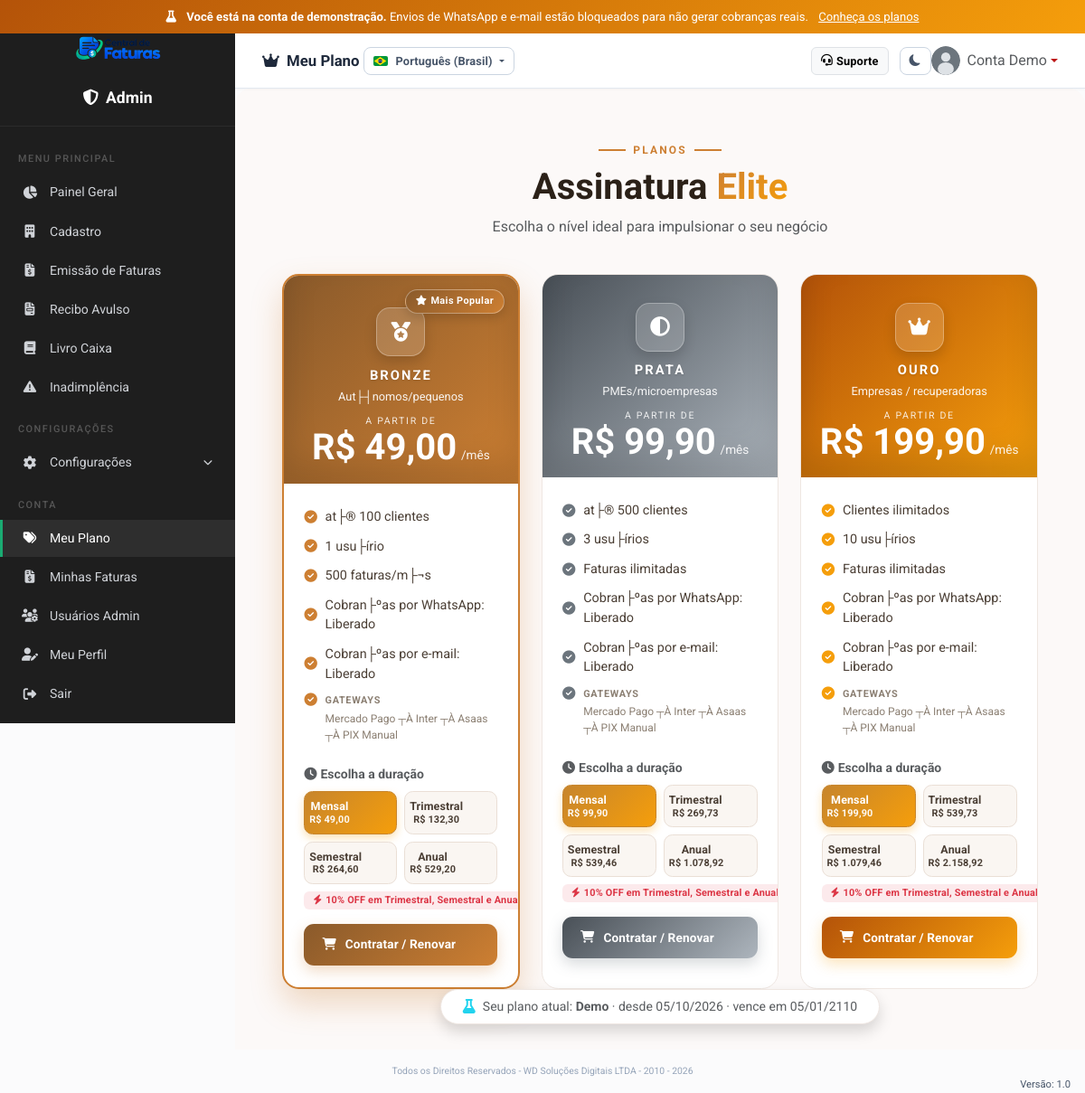
/admin/meu_plano.php (signed in), run on the app's committed database.
### tables this page shows
CREATE TABLE `planos` (
  `id` int(11) NOT NULL AUTO_INCREMENT,
  `nome` varchar(50) NOT NULL,
  `slug` varchar(50) NOT NULL,
  `preco` decimal(10,2) DEFAULT 0.00,
  `descricao` varchar(500) DEFAULT NULL,
  `beneficios` text DEFAULT NULL,
  `max_clientes` int(11) DEFAULT NULL,
  `max_usuarios` int(11) DEFAULT NULL,
  `max_faturas_mensais` int(11) DEFAULT NULL,
  `whatsapp_cobranca` tinyint(1) DEFAULT 1,
  `email_cobranca` tinyint(1) DEFAULT 1,
  `cor` varchar(20) DEFAULT 'secondary',
  `icon` varchar(100) DEFAULT NULL,
  `ativo` tinyint(1) DEFAULT 1,
  `ordem` int(11) DEFAULT 0,
  `criado_em` timestamp NOT NULL DEFAULT current_timestamp(),
  PRIMARY KEY (`id`),
  UNIQUE KEY `slug` (`slug`)
);

CREATE TABLE `admin_planos` (
  `id` int(11) NOT NULL AUTO_INCREMENT,
  `admin_id` int(11) NOT NULL,
  `plano_id` int(11) NOT NULL,
  `data_inicio` date DEFAULT NULL,
  `data_fim` date DEFAULT NULL,
  `atualizado_em` timestamp NOT NULL DEFAULT current_timestamp() ON UPDATE current_timestamp(),
  PRIMARY KEY (`id`),
  UNIQUE KEY `uq_admin_plano` (`admin_id`),
  KEY `plano_id` (`plano_id`),
  CONSTRAINT `admin_planos_ibfk_1` FOREIGN KEY (`admin_id`) REFERENCES `administradores` (`id`) ON DELETE CASCADE,
  CONSTRAINT `admin_planos_ibfk_2` FOREIGN KEY (`plano_id`) REFERENCES `planos` (`id`) ON DELETE CASCADE
);

### admin/meu_plano.php (the view, shortened to what this page needs)
<?php
$pdo = getConnection();
$adminId = $_SESSION['admin_id'] ?? 0;
$stmtPlano = $pdo->prepare("
    SELECT p.*, ap.data_inicio, ap.data_fim
    FROM admin_planos ap
    JOIN planos p ON p.id = ap.plano_id
    WHERE ap.admin_id = ?
    ORDER BY ap.id DESC LIMIT 1
");
$stmtPlano->execute([$adminId]);
$meuPlano = $stmtPlano->fetch();
$planos = $pdo->query("SELECT * FROM planos WHERE ativo = 1 AND COALESCE(slug,'') NOT IN ('diamante', 'demo') ORDER BY ordem ASC")->fetchAll();
include __DIR__ . '/../includes/header.php';
include __DIR__ . '/../includes/sidebar_admin.php';
function corPlano($cor) {
    $mapa = [
        'bronze' => ['badge' => '#cd7f32', 'grad' => 'linear-gradient(135deg, #8a5a2b, #cd7f32)'],
        'secondary' => ['badge' => '#6c757d', 'grad' => 'linear-gradient(135deg, #495057, #adb5bd)'],
        'warning' => ['badge' => '#f59e0b', 'grad' => 'linear-gradient(135deg, #b45309, #f59e0b)'],
        'primary' => ['badge' => '#0d6efd', 'grad' => 'linear-gradient(135deg, #0a4dc4, #3b82f6)'],
        'success' => ['badge' => '#16a34a', 'grad' => 'linear-gradient(135deg, #0f7b5c, #22c55e)'],
        'info' => ['badge' => '#22d3ee', 'grad' => 'linear-gradient(135deg, #0891b2, #22d3ee)'],
        'danger' => ['badge' => '#dc2626', 'grad' => 'linear-gradient(135deg, #b91c1c, #ef4444)'],
        'dark' => ['badge' => '#1f2937', 'grad' => 'linear-gradient(135deg, #111827, #374151)'],
    ];
    return $mapa[$cor] ?? ['badge' => '#0f7b5c', 'grad' => 'linear-gradient(135deg, #0f7b5c, #22c55e)'];
}
function hexToRgba($hex, $alpha) {
    $hex = ltrim((string)$hex, '#');
    $r = hexdec(substr($hex, 0, 2));
    $g = hexdec(substr($hex, 2, 2));
    $b = hexdec(substr($hex, 4, 2));
    return "rgba($r,$g,$b,$alpha)";
}
?>
<div class="main-content">
    <div class="topbar">
        <div>
            <h5><i class="fas fa-crown me-1"></i> Meu Plano</h5>
        </div>
        <a href="https://wa.me/5591982675573" target="_blank" class="btn btn-light btn-sm ms-auto me-2" style="font-size:0.8rem;border:1px solid #dee2e6;"><i class="fas fa-headset"></i> Suporte</a>
        <div class="dropdown">
            <a href="#" class="d-flex align-items-center text-decoration-none dropdown-toggle" data-bs-toggle="dropdown">
                <img src="<?= htmlspecialchars($_SESSION['admin_avatar'] ?? '/cobranca/assets/img/avatars/admin.svg') ?>" alt="Avatar" class="rounded-circle me-2" width="32" height="32" style="object-fit:cover;">
                <span class="text-muted d-none d-md-inline"><?= htmlspecialchars($_SESSION['admin_nome'] ?? '') ?></span>
            </a>
        </div>
    </div>
    <div class="content-area" style="background:#fcf9f8; min-height:100vh; border-radius:1.1rem 1.1rem 0 0;">
        <div class="text-center pt-4 pb-2">
            <div class="d-inline-flex align-items-center gap-2 text-uppercase fw-bold mb-2" style="letter-spacing:.18em; font-size:.75rem; color:#cd7f32;">
                <span style="width:30px;height:2px;background:#cd7f32;display:inline-block;"></span>
                Planos
                <span style="width:30px;height:2px;background:#cd7f32;display:inline-block;"></span>
            </div>
            <h1 class="fw-bold mb-2" style="color:#2b2118;">Assinatura <span style="background:linear-gradient(135deg,#cd7f32,#f59e0b);-webkit-background-clip:text;-webkit-text-fill-color:transparent;">Elite</span></h1>
            <p class="text-muted mb-0">Escolha o nível ideal para impulsionar o seu negócio</p>
        </div>
        <div class="row justify-content-center g-4 px-md-4 mt-2">
            <?php if (empty($planos)): ?>
                <div class="col-12 text-center text-muted py-5">Nenhum plano disponível no momento. Entre em contato com o suporte.</div>
            <?php else:
                $gwLogos = [
                    'mercado pago' => APP_BASE . '/assets/img/mercado-pago-logo.png',
                    'banco inter'  => APP_BASE . '/assets/img/banco-inter-logo-0-1.png',
                    'inter'        => APP_BASE . '/assets/img/banco-inter-logo-0-1.png',
                    'asaas'        => APP_BASE . '/assets/img/asaas-logo.svg',
                    'pix'          => APP_BASE . '/assets/img/pix-logo.svg',
                    'pix manual'   => APP_BASE . '/assets/img/pix-logo.svg',
                ];
                foreach ($planos as $p):
                    $isCurrent = ($meuPlano && $p['id'] == $meuPlano['id']);
                    $feat = ($p['slug'] ?? '') === 'bronze';
                    $c = corPlano($p['cor'] ?? '');
                    $benef = array_filter(array_map('trim', explode("\n", $p['beneficios'] ?? '')));
                    $precoMensal = (float)$p['preco'];
                    $periodos = [
                        1  => ['Mensal',      'fa-calendar-day', $precoMensal],
                        3  => ['Trimestral',  'fa-calendar-alt', round($precoMensal * 3 * 0.90, 2)],
                        6  => ['Semestral',   'fa-calendar-week', round($precoMensal * 6 * 0.90, 2)],
                        12 => ['Anual',       'fa-calendar-check', round($precoMensal * 12 * 0.90, 2)],
                    ];
            ?>
                <div class="col-12 col-sm-6 col-lg-4 col-xl-4">
                    <div class="plan-card position-relative h-100 <?= $feat ? 'featured' : '' ?> <?= $isCurrent ? 'plan-now' : '' ?>" style="--plan-accent:<?= $c['badge'] ?>;--plan-grad:<?= $c['grad'] ?>;--plan-glow:<?= hexToRgba($c['badge'], .28) ?>;">
                        <?php if ($isCurrent): ?>
                            <span class="current-tag"><i class="fas fa-check me-1"></i>Plano Atual</span>
                        <?php elseif ($feat): ?>
                            <span class="current-tag popular"><i class="fas fa-star me-1"></i>Mais Popular</span>
                        <?php endif; ?>
                        <div class="plan-head" style="background:var(--plan-grad);">
                            <div class="plan-ico-wrap"><i class="fas <?= htmlspecialchars($p['icon'] ?: 'fa-circle') ?> plan-ico"></i></div>
                            <div class="plan-name"><?= htmlspecialchars($p['nome']) ?></div>
                            <div class="plan-tagline"><?= htmlspecialchars($p['descricao'] ?? '') ?></div>
                            <div class="plan-por">a partir de</div>
                            <div class="plan-price">
                                <span class="plan-preco-num">R$ <?= number_format($precoMensal, 2, ',', '.') ?></span>
                                <span class="plan-preco-period">/mês</span>
                            </div>
                        </div>
                        <div class="plan-body">
                            <ul class="plan-feat">
                                <?php
                                if ($benef):
                                    foreach ($benef as $b):
                                        if (stripos($b, 'Gateways:') === 0):
                                            $lista = trim(substr($b, strpos($b, ':') + 1));
                                            $lista = str_replace('??', ' · ', $lista);
                                            $nomes = preg_split('/\s*[·,;]\s*/u', $lista);
                                ?>
                                    <li class="plan-gw">
                                        <i class="fas fa-check-circle"></i>
                                        <span class="plan-gw-body">
                                            <span class="plan-gw-title">Gateways</span>
                                            <span class="plan-gw-logos">
                                                <?php foreach ($nomes as $n): $k = strtolower(trim($n)); ?>
                                                    <?php if (isset($gwLogos[$k])): ?>
                                                        <img src="<?= $gwLogos[$k] ?>" alt="<?= htmlspecialchars(trim($n)) ?>" title="<?= htmlspecialchars(trim($n)) ?>" class="plan-gw-logo">
                                                    <?php else: ?>
                                                        <span class="plan-gw-text"><?= htmlspecialchars(trim($n)) ?></span>
                                                    <?php endif; ?>
                                                <?php endforeach; ?>
                                            </span>
                                        </span>
                                    </li>
                                <?php else: ?>
                                    <li><i class="fas fa-check-circle"></i><span><?= htmlspecialchars($b) ?></span></li>
                                <?php endif; ?>
                            <?php endforeach;
                                else: ?>
                                    <li><i class="fas fa-check-circle"></i><span>Recursos inclusos</span></li>
                                <?php endif; ?>
                            </ul>
                            <div class="plan-periodos mb-3">
                                <div class="small text-muted mb-2 fw-semibold"><i class="fas fa-clock me-1"></i>Escolha a duração</div>
                                <div class="row g-2">
                                    <?php foreach ($periodos as $dur => $info): ?>
                                        <div class="col-6">
                                            <button type="button" class="btn btn-sm w-100 periodo-pill <?= $dur === 1 ? 'active' : '' ?>" data-plano="<?= (int)$p['id'] ?>" data-duracao="<?= $dur ?>" onclick="selPeriodo(<?= (int)$p['id'] ?>, <?= $dur ?>, <?= $info[2] ?>)">
                                                <span class="d-flex flex-column align-items-center lh-sm">
                                                    <span><?= $info[0] ?></span>
                                                    <span class="periodo-preco">R$ <?= number_format($info[2], 2, ',', '.') ?></span>
                                                </span>
                                            </button>
                                        </div>
                                    <?php endforeach; ?>
                                </div>
                                <div class="d-flex align-items-center gap-1 mt-2">
                                    <span class="badge" style="background:rgba(220,53,69,.1);color:#dc3545;font-size:.68rem;">
                                        <i class="fas fa-bolt me-1"></i>10% OFF em Trimestral, Semestral e Anual
                                    </span>
                                </div>
                            </div>
                            <?php if ($isCurrent): ?>
                                <button class="btn current-plan-btn w-100" onclick="abrirPagamento(<?= (int)$p['id'] ?>, '<?= htmlspecialchars(addslashes($p['nome'])) ?>', <?= (float)$precoMensal ?>)">
                                    <i class="fas fa-sync me-1"></i> Renovar este plano
                                </button>
                            <?php else: ?>
                                <button class="btn btn-contratar w-100" onclick="abrirPagamento(<?= (int)$p['id'] ?>, '<?= htmlspecialchars(addslashes($p['nome'])) ?>', <?= (float)$precoMensal ?>)">
                                    <i class="fas fa-shopping-cart me-1"></i> Contratar / Renovar
                                </button>
                            <?php endif; ?>
                        </div>
                    </div>
                </div>
            <?php endforeach; endif; ?>
        </div>
        <?php if ($meuPlano): ?>
            <div class="floating-cta">
                <div class="d-inline-flex align-items-center gap-2 px-4 py-2 rounded-pill shadow" style="background:#fff;border:1px solid #efe7e2;">
                    <i class="fas <?= htmlspecialchars($meuPlano['icon'] ?: 'fa-circle') ?>" style="color:<?= corPlano($meuPlano['cor'] ?? '')['badge'] ?>;"></i>
                    <small class="text-muted">Seu plano atual: <strong><?= htmlspecialchars($meuPlano['nome']) ?></strong>
                        <?php if ($meuPlano['data_inicio']): ?> · desde <?= date('d/m/Y', strtotime($meuPlano['data_inicio'])) ?><?php endif; ?>
                        <?php if ($meuPlano['data_fim']): ?> · vence em <?= date('d/m/Y', strtotime($meuPlano['data_fim'])) ?><?php endif; ?>
                    </small>
                </div>
            </div>
        <?php endif; ?>
    </div>
</div>
<?php include __DIR__ . '/../includes/footer.php'; ?>

### assets/css/style.css (style rules this page uses)
:root { --cor-primaria: #0f7b5c; --cor-secundaria: #6c757d; --cor-fundo: #fbfbfc; --cor-sucesso: #128a53; --cor-perigo: #dc3545; --cor-aviso: #f5a623; --cor-info: #38bdf8; --sidebar-width: 260px; --bs-body-font-family: 'Roboto', sans-serif; --radius: 10px; --radius-sm: 8px; --shadow-sm: 0 1px 3px rgba(0,0,0,0.04); --shadow: 0 1px 6px rgba(0,0,0,0.06); --shadow-md: 0 4px 16px rgba(0,0,0,0.07); --transition: 0.2s ease; --app-bg: #fbfbfc; --app-card: #ffffff; --app-card-border: #e8eaed; --app-text: #23272e; --app-text-muted: #7c828d; --app-text-secondary: #31353e; --app-sidebar-bg: #1e1e1e; --app-sidebar-text: #d0d3d8; --app-sidebar-hover: #2e2e2e; --app-sidebar-active-border: #1aab72; --app-topbar-bg: #ffffff; --app-topbar-border: #e8eaed; --slate-50: #f8fafc; --slate-100: #f1f5f9; --slate-200: #e2e8f0; --slate-300: #cbd5e1; --slate-400: #94a3b8; --slate-500: #64748b; --slate-600: #475569; --slate-700: #334155; --slate-800: #1e293b; --slate-900: #0f172a; --zinc-800: #27272a; --zinc-900: #18181b; }
* { margin: 0; padding: 0; box-sizing: border-box; }
body { font-family: 'Roboto', sans-serif; background-color: var(--app-bg); color: var(--app-text); -webkit-font-smoothing: antialiased; }
.main-content { margin-left: var(--sidebar-width); min-height: 100vh; }
.topbar { background: var(--app-topbar-bg); padding: 14px 30px; display: flex; justify-content: space-between; align-items: center; box-shadow: var(--shadow-sm); position: sticky; top: 0; z-index: 100; border-bottom: 1px solid var(--app-topbar-border); }
.topbar h5 { margin: 0; font-weight: 600; color: var(--app-text); font-size: 1.05rem; }
.content-area { padding: 28px; }
body, .table > tbody td, .table > tbody th, .form-control, .form-select, .form-label, .alert, .badge, .card, .stat-card .stat-label, .topbar h5, .fatura-titulo, .fatura-info-value, .fatura-pago-texto, .fatura-pago-sub { font-weight: 400; }
h1, h2, h3, h4, h5, h6 { font-weight: 500; }
.btn { font-weight: 500; }
.btn { border-radius: var(--radius-sm); font-weight: 600; font-size: 0.85rem; padding: 8px 16px; transition: all var(--transition); letter-spacing: 0.01em; display: inline-flex; align-items: center; gap: 6px; }
.btn-sm { padding: 5px 10px; font-size: 0.78rem; gap: 4px; border-radius: 6px; }
.badge { font-weight: 600; font-size: 0.72rem; letter-spacing: 0.2px; border-radius: 6px; padding: 4px 10px; }
.topbar { background: var(--app-card); border-bottom: 1px solid var(--slate-200); }
.topbar h5 { color: var(--slate-800); font-weight: 700; font-size: 1.05rem; }
.content-area > * { animation: fadeIn 0.2s ease; }
a { color: var(--cor-primaria); text-decoration: none; transition: color var(--transition); }

### data on the page
planos: slug "bronze" (drawn), nome "BRONZE", descricao "Aut├┤nomos/pequenos", preco "49,00", beneficios "at├® 100 clientes", beneficios "1 usu├írio", beneficios "500 faturas/m├¬s", beneficios "Cobran├ºas por WhatsApp: Liberado", beneficios "Cobran├ºas por e-mail: Liberado", beneficios "Mercado Pago ┬À Inter ┬À Asaas ┬À PIX Manual", info "Mensal", info "49,00", info "Trimestral", info "132,30", info "Semestral", info "264,60", info "Anual", info "529,20"
planos: nome "PRATA", descricao "PMEs/microempresas", preco "99,90", beneficios "at├® 500 clientes", beneficios "3 usu├írios", beneficios "Faturas ilimitadas", beneficios "Cobran├ºas por WhatsApp: Liberado", beneficios "Cobran├ºas por e-mail: Liberado", beneficios "Mercado Pago ┬À Inter ┬À Asaas ┬À PIX Manual", info "Mensal", info "99,90", info "Trimestral", info "269,73", info "Semestral", info "539,46", info "Anual", info "1.078,92"
planos: nome "OURO", descricao "Empresas / recuperadoras", preco "199,90", beneficios "Clientes ilimitados", beneficios "10 usu├írios", beneficios "Faturas ilimitadas", beneficios "Cobran├ºas por WhatsApp: Liberado", beneficios "Cobran├ºas por e-mail: Liberado", beneficios "Mercado Pago ┬À Inter ┬À Asaas ┬À PIX Manual", info "Mensal", info "199,90", info "Trimestral", info "539,73", info "Semestral", info "1.079,46", info "Anual", info "2.158,92"
admin_planos: plano.nome "Demo", data_inicio "05/10/2026", data_fim "05/01/2110"

### other printed values
t('layout.admin_area') "Admin"
t('layout.menu_label') "MENU PRINCIPAL"
t('nav.painel_geral') "Painel Geral"
t('nav.cadastro') "Cadastro"
t('nav.emissao') "Emissão de Faturas"
t('nav.livro_caixa') "Livro Caixa"
t('nav.inadimplencia') "Inadimplência"
t('nav.configuracoes') "CONFIGURAÇÕES"
t('nav.configuracoes') "Configurações"
t('layout.conta') "CONTA"
t('nav.meu_plano') "Meu Plano"
t('nav.minhas_faturas') "Minhas Faturas"
t('nav.usuarios_admin') "Usuários Admin"
t('nav.meu_perfil') "Meu Perfil"
t('nav.sair') "Sair"
